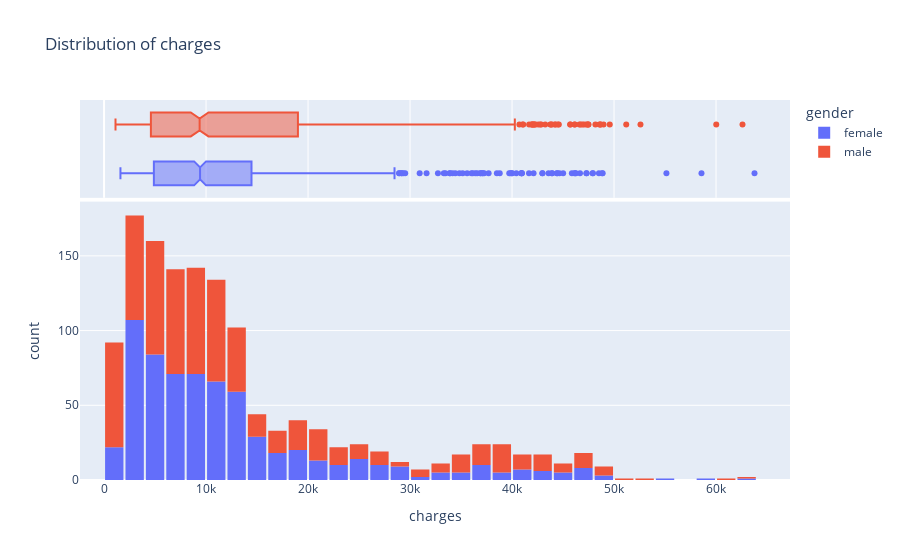

Write notebook code for a chart like this one.
### Code cell
fig = px.histogram(
    df,
    x='charges',
    marginal='box',
    nbins=47,
    color="gender",
    title="Distribution of charges"
)
fig.update_layout(bargap=0.1)
fig.show()

### Figure 1 — Plotly figure (JSON) as saved in the notebook; plotly's stock layout.template omitted (floating-point values rounded to 4 significant figures; data arrays with more than 128 entries replaced by an {"elided": "..."} marker saying what was removed)
{"data": [{"bingroup": "x", "hovertemplate": "gender=female<br>charges=%{x}<br>count=%{y}<extra></extra>", "legendgroup": "female", "marker": {"color": "#636efa", "pattern": {"shape": ""}}, "name": "female", "nbinsx": 47, "orientation": "v", "showlegend": true, "type": "histogram", "x": {"elided": "662 float values"}, "xaxis": "x", "yaxis": "y"}, {"hovertemplate": "gender=female<br>charges=%{x}<extra></extra>", "legendgroup": "female", "marker": {"color": "#636efa"}, "name": "female", "notched": true, "showlegend": false, "type": "box", "x": {"elided": "662 float values"}, "xaxis": "x2", "yaxis": "y2"}, {"bingroup": "x", "hovertemplate": "gender=male<br>charges=%{x}<br>count=%{y}<extra></extra>", "legendgroup": "male", "marker": {"color": "#EF553B", "pattern": {"shape": ""}}, "name": "male", "nbinsx": 47, "orientation": "v", "showlegend": true, "type": "histogram", "x": {"elided": "676 float values"}, "xaxis": "x", "yaxis": "y"}, {"hovertemplate": "gender=male<br>charges=%{x}<extra></extra>", "legendgroup": "male", "marker": {"color": "#EF553B"}, "name": "male", "notched": true, "showlegend": false, "type": "box", "x": {"elided": "676 float values"}, "xaxis": "x2", "yaxis": "y2"}], "layout": {"bargap": 0.1, "barmode": "relative", "legend": {"title": {"text": "gender"}, "tracegroupgap": 0}, "title": {"text": "Distribution of charges"}, "xaxis": {"anchor": "y", "domain": [0, 1], "title": {"text": "charges"}}, "xaxis2": {"anchor": "y2", "domain": [0, 1], "matches": "x", "showgrid": true, "showticklabels": false}, "yaxis": {"anchor": "x", "domain": [0, 0.7326], "title": {"text": "count"}}, "yaxis2": {"anchor": "x2", "domain": [0.7426, 1], "matches": "y2", "showgrid": false, "showline": false, "showticklabels": false, "ticks": ""}}}
